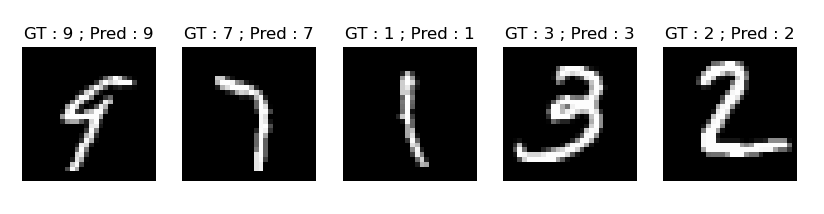

Reproduce this figure in Python.
import torch
from torchvision.datasets import MNIST
from torchvision.transforms import ToTensor, Compose, Normalize
import matplotlib.pyplot as plt
import numpy as np

from model import VisionTransformer


DEVICE="mps"
BATCH_SIZE = 32


testset = MNIST(root="../coding/Dataset", train=False)

transform = Compose([ToTensor(), Normalize((0.1307,), (0.3081,))])

model = VisionTransformer(img_size=28, in_channels=1, embed_size=256, patch_size=4, hidden_dim=128, num_heads=2, num_layers=4, num_classes=10, dropout=0.0).to(DEVICE)
checkpoints = torch.load("models/checkpoint-2.pth")
model.load_state_dict(checkpoints['model_state_dict'])


idxs = np.random.choice(len(testset), 5)
fig = plt.figure(figsize=(10, 10))


for i, idx in enumerate(idxs):
    img, target = testset[idx]
    ax = fig.add_subplot(1, 5, i+1)
    ax.imshow(img, cmap='gray')
    img = transform(img).unsqueeze(0).to(DEVICE)
    pred = model(img)
    pred = torch.argmax(pred, dim=1)
    ax.set_title(f'GT : {target} ; Pred : {pred.item()}')
    plt.axis('off')
plt.show()
plt.close()
